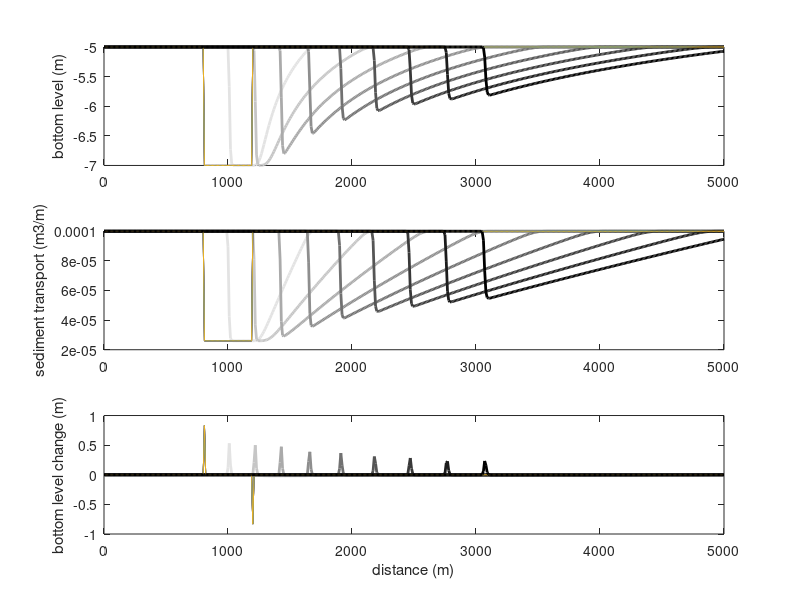

This figure's MATLAB source:
clear all; close all;
h0=5;
x0=1000;R=200;
height=-2;
x=[0:10:5000];
u0=1;
b=4;
a=1.e-4;
nt=450;
cfl=0.9
%zb0=-h0+height*exp(-((x-x0)/R).^2);cfl=.9
zb0=-ones(size(x))*h0;
zb0(abs(x-x0)<R)=-h0+height;
%zb0=zb0+height*exp(-((x-x0)/R).^2);
q=h0*u0;dx=x(2)-x(1);dt=1*24*3600;
zb=zb0;
figure(1);
for it=1:nt
   h=-zb;
   u=q./h;
   Sx=a*u.^b;
   celer=b*Sx./h;
   dt=cfl*dx/max(celer);
   dSxdx=zeros(size(Sx));
   dSxdx(2:end)=(Sx(2:end)-Sx(1:end-1))/dx;
   dzb=-dt*dSxdx;
   if it==1
      dzb0=dzb;
      Sx0=Sx;
   end
   zb=zb+dzb;
   if mod(it,50)==0
      subplot(311)
      plot(x,zb0,x,zb,'linewidth',2,'Color',[(nt-it)/nt (nt-it)/nt (nt-it)/nt]);hold on
      ylabel('bottom level (m)');
      subplot(312)
      plot(x,Sx0,x,Sx,'linewidth',2,'Color',[(nt-it)/nt (nt-it)/nt (nt-it)/nt]);hold on
      ylabel('sediment transport (m3/m)')
      subplot(313)
      plot(x,dzb0,x,dzb,'linewidth',2,'Color',[(nt-it)/nt (nt-it)/nt (nt-it)/nt]);hold on
      ylabel('bottom level change (m)')
   end
   xlabel('distance (m)');
end
